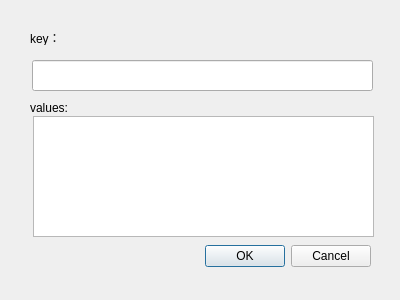
<?xml version="1.0" encoding="UTF-8"?>
<ui version="4.0">
 <class>insert_dialog</class>
 <widget class="QDialog" name="insert_dialog">
  <property name="geometry">
   <rect>
    <x>0</x>
    <y>0</y>
    <width>400</width>
    <height>300</height>
   </rect>
  </property>
  <property name="windowTitle">
   <string>Dialog</string>
  </property>
  <widget class="QDialogButtonBox" name="buttonBox">
   <property name="geometry">
    <rect>
     <x>30</x>
     <y>240</y>
     <width>341</width>
     <height>32</height>
    </rect>
   </property>
   <property name="orientation">
    <enum>Qt::Horizontal</enum>
   </property>
   <property name="standardButtons">
    <set>QDialogButtonBox::Cancel|QDialogButtonBox::Ok</set>
   </property>
  </widget>
  <widget class="QTextEdit" name="textEdit">
   <property name="geometry">
    <rect>
     <x>33</x>
     <y>116</y>
     <width>341</width>
     <height>121</height>
    </rect>
   </property>
  </widget>
  <widget class="QLineEdit" name="lineEdit">
   <property name="geometry">
    <rect>
     <x>32</x>
     <y>60</y>
     <width>341</width>
     <height>31</height>
    </rect>
   </property>
  </widget>
  <widget class="QLabel" name="label_key">
   <property name="geometry">
    <rect>
     <x>30</x>
     <y>30</y>
     <width>72</width>
     <height>15</height>
    </rect>
   </property>
   <property name="text">
    <string>key：</string>
   </property>
  </widget>
  <widget class="QLabel" name="label_value">
   <property name="geometry">
    <rect>
     <x>30</x>
     <y>100</y>
     <width>72</width>
     <height>15</height>
    </rect>
   </property>
   <property name="text">
    <string>values:</string>
   </property>
  </widget>
 </widget>
 <tabstops>
  <tabstop>lineEdit</tabstop>
  <tabstop>textEdit</tabstop>
 </tabstops>
 <resources/>
 <connections>
  <connection>
   <sender>buttonBox</sender>
   <signal>accepted()</signal>
   <receiver>insert_dialog</receiver>
   <slot>accept()</slot>
   <hints>
    <hint type="sourcelabel">
     <x>248</x>
     <y>254</y>
    </hint>
    <hint type="destinationlabel">
     <x>157</x>
     <y>274</y>
    </hint>
   </hints>
  </connection>
  <connection>
   <sender>buttonBox</sender>
   <signal>rejected()</signal>
   <receiver>insert_dialog</receiver>
   <slot>reject()</slot>
   <hints>
    <hint type="sourcelabel">
     <x>316</x>
     <y>260</y>
    </hint>
    <hint type="destinationlabel">
     <x>286</x>
     <y>274</y>
    </hint>
   </hints>
  </connection>
 </connections>
</ui>
